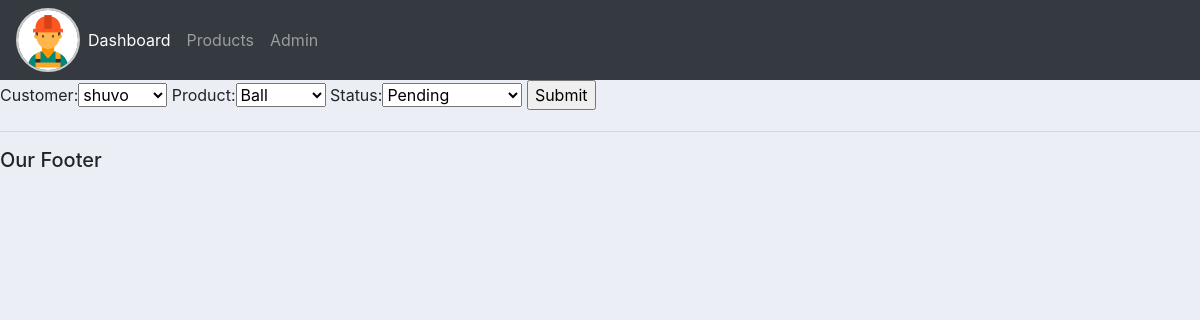
The page /update_order/1/ on the database its author committed.
### accounts/models.py (models this page shows, shortened)
class Order(models.Model):
    STATUS = (
        ('Pending', 'Pending'),
        ('Out for delivery', 'Out for delivery'),
        ('Delivered', 'Delivered'),
    )
    customer = models.ForeignKey(
        Customer, null=True, on_delete=models.SET_NULL)
    product = models.ForeignKey(Product, null=True, on_delete=models.SET_NULL)
    date_created = models.DateTimeField(auto_now_add=True)
    status = models.CharField(max_length=200, null=True, choices=STATUS)

### accounts/views.py (the view)
# urls.py: path('update_order/<str:pk>/', views.updateOrder, name="update_order"),
def updateOrder(req, pk):
    order = Order.objects.get(id=pk)
    form = OrderForm(instance=order)
    if req.method == 'POST':
        form = OrderForm(req.POST, instance=order)
        if form.is_valid():
            form.save()
            return redirect('/')
    context = {'form': form}
    return render(req, 'accounts/order_form.html', context)

### accounts/forms.py
class OrderForm(ModelForm):
    class Meta:
        model = Order
        fields = '__all__'

### accounts/models.py (called while the page is built)
    def __str__(self):
        return self.name

    def __str__(self):
        return self.name

### accounts/templates/accounts/order_form.html (shortened to what this page needs)
{% extends 'accounts/main.html' %}
{% load static %}
{% block content %}
<form action="" method="POST">
    {{ form}}
    <input type="submit" name="Submit" />
</form>
{% endblock %}

### static/css/main.css (style rules this page uses)
body { background-color: #ebeff5; }

### rows shown on the page
Order: customer "shuvo", product "Ball", status "Pending"
